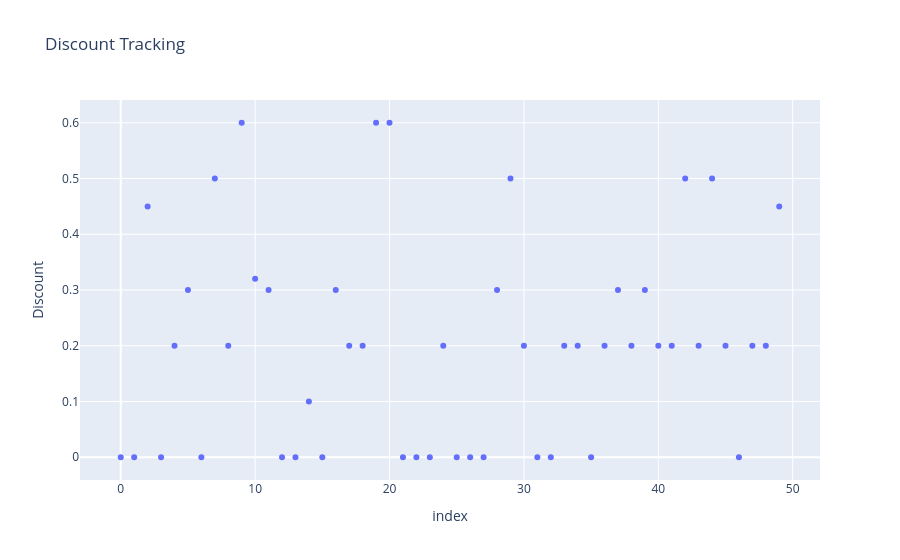

The notebook cell this image was saved under:
### Code cell
fig=px.scatter(df.head(50),y='Discount',title='Discount Tracking')
fig.show()

### Figure 1 — Plotly figure (JSON) as saved in the notebook; plotly's stock layout.template omitted (floating-point values rounded to 4 significant figures)
{"data": [{"hovertemplate": "index=%{x}<br>Discount=%{y}<extra></extra>", "legendgroup": "", "marker": {"color": "#636efa", "symbol": "circle"}, "mode": "markers", "name": "", "orientation": "v", "showlegend": false, "type": "scatter", "x": [0, 1, 2, 3, 4, 5, 6, 7, 8, 9, 10, 11, 12, 13, 14, 15, 16, 17, 18, 19, 20, 21, 22, 23, 24, 25, 26, 27, 28, 29, 30, 31, 32, 33, 34, 35, 36, 37, 38, 39, 40, 41, 42, 43, 44, 45, 46, 47, 48, 49], "xaxis": "x", "y": [0.0, 0.0, 0.45, 0.0, 0.2, 0.3, 0.0, 0.5, 0.2, 0.6, 0.32, 0.3, 0.0, 0.0, 0.1, 0.0, 0.3, 0.2, 0.2, 0.6, 0.6, 0.0, 0.0, 0.0, 0.2, 0.0, 0.0, 0.0, 0.3, 0.5, 0.2, 0.0, 0.0, 0.2, 0.2, 0.0, 0.2, 0.3, 0.2, 0.3, 0.2, 0.2, 0.5, 0.2, 0.5, 0.2, 0.0, 0.2, 0.2, 0.45], "yaxis": "y"}], "layout": {"legend": {"tracegroupgap": 0}, "title": {"text": "Discount Tracking"}, "xaxis": {"anchor": "y", "domain": [0, 1], "title": {"text": "index"}}, "yaxis": {"anchor": "x", "domain": [0, 1], "title": {"text": "Discount"}}}}
